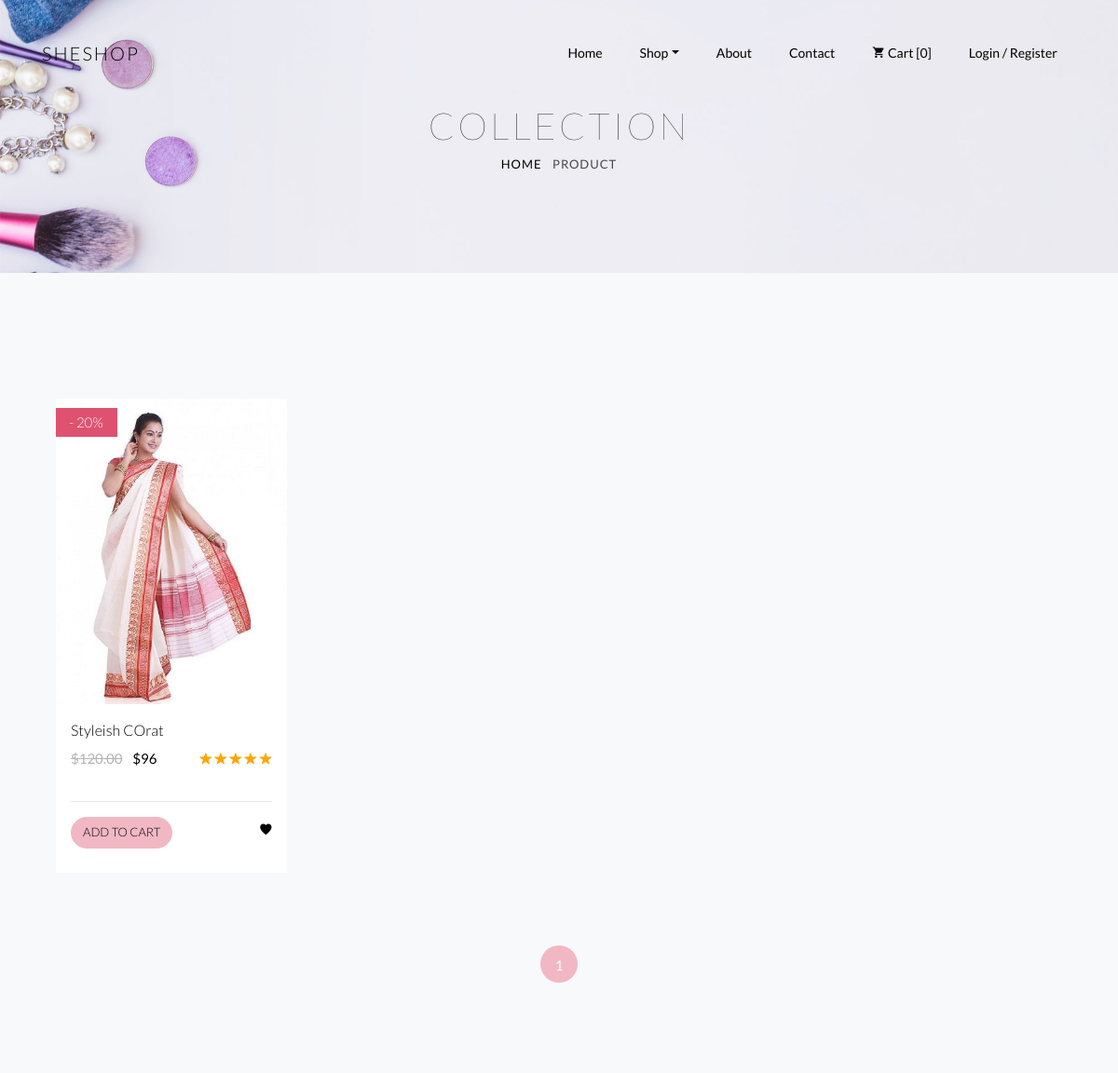
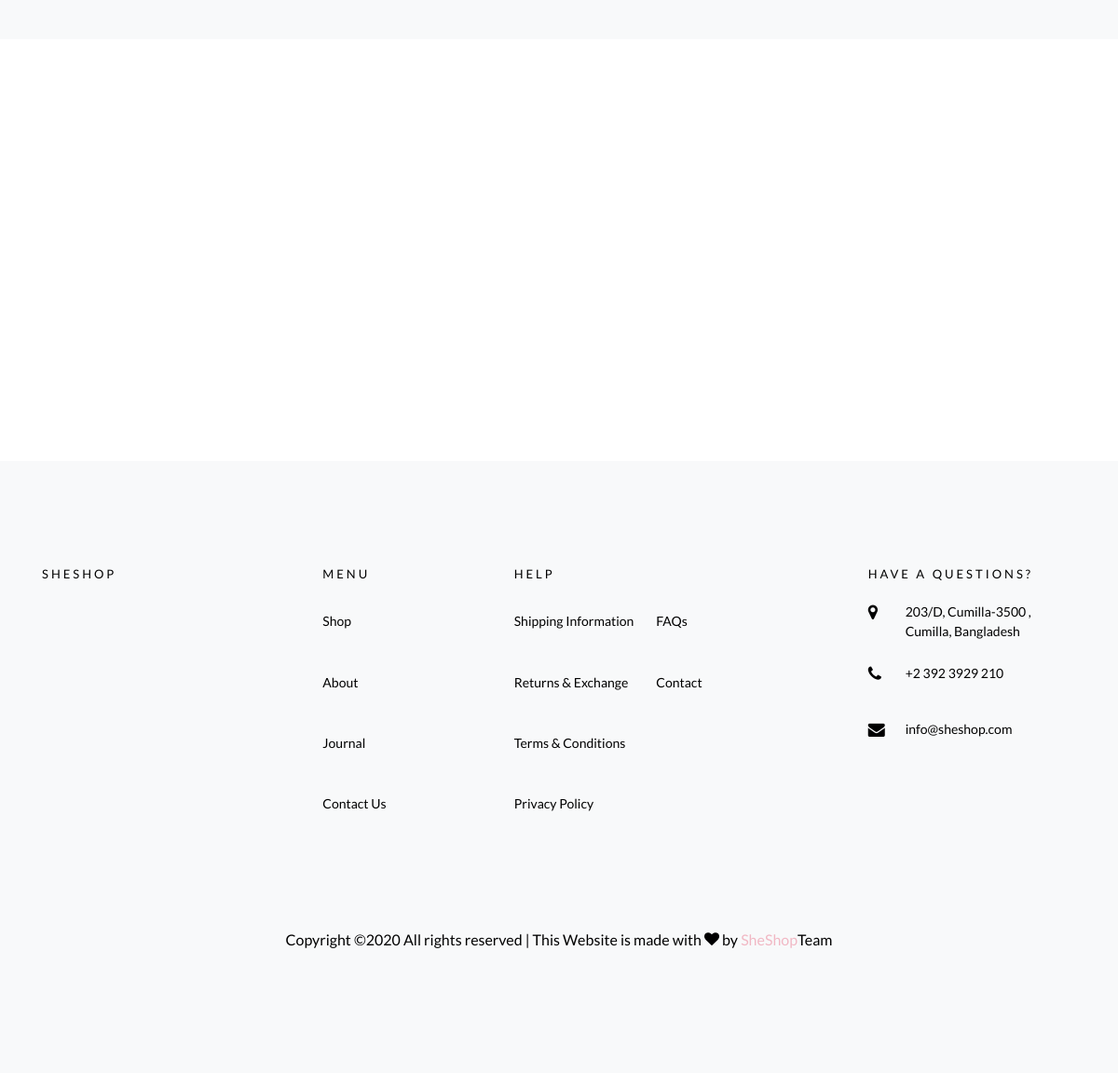
The app's page /shop/ with its own data (2 pictures, top to bottom).
### shop/models.py (models this page shows, shortened)
class Product(models.Model):
    Product_name = models.CharField(max_length=250)
    Product_Code = models.CharField(max_length=20, unique=True)
    category = models.ForeignKey(Category, on_delete=models.CASCADE)
    Product_slug = models.SlugField()
    Product_Description = models.TextField()
    UnitPrice = models.DecimalField(max_digits=5, decimal_places=2)
    StockOut = models.BooleanField(default=False)
    images = models.ImageField(upload_to='product/%Y/%m/%d/')
    available = models.BooleanField(default=False)
    discount = models.IntegerField()
    new_Arraivel = models.BooleanField(default=False)
    stars = models.IntegerField(default=4)
    Trending = models.BooleanField(default=False)
    Product_Update = models.DateField(default=timezone.now)
    class Meta:
        index_together = (('id', 'Product_slug'),)
    def get_absolute_url(self):
        return reverse('product_detail', args=[self.id, self.Product_slug, ])

### shop/views.py (the view)
# urls.py: path('shop/', views.Shop, name='shop'),
def Shop(request):
    product = Product.objects.all()
    paginator = Paginator(product, 10)
    page = request.GET.get('page')
    products = paginator.get_page(page)
    context = {
        'products': products
    }
    return render(request, "pages/shop.html", context)

### templates/pages/shop.html (shortened to what this page needs)
{% load static %}
{% include 'Headsfoots/header.html' %}
		<div class="hero-wrap hero-bread" style="background-image: url('{% static 'images/bg_6.jpg' %}');">
      <div class="container">
        <div class="row no-gutters slider-text align-items-center justify-content-center">
          <div class="col-md-9 ftco-animate text-center">
            <h1 class="mb-0 bread">Collection</h1>
            <p class="breadcrumbs"><span class="mr-2"><a href="{% url 'index' %}">Home</a></span> <span>Product</span></p>
          </div>
        </div>
      </div>
    </div>
		<section class="ftco-section bg-light">
    	<div class="container-fluid">
    		<div class="row">
            {% for x in products %}
    			<div class="col-sm col-md-6 col-lg-3 ftco-animate">
    				<div class="product">
                        <a href="{{ x.get_absolute_url }}" class="img-prod"><img class="img-fluid" src="{{ x.images.url }}" alt="Product Image">
    						{% if x.discount != 0 and  x.available == True and x.new_Arraivel == False %}
    						<span class="status" style="background-color: #de5270; color: white;">- {{ x.discount }}%</span>
    						{% elif x.available == True and x.new_Arraivel == True %}
                                <span class="status" style="background-color: #ff6b5b;color: #fff;">New Arrival</span>
                            {% else %}
                                <span class="status" style="background-color: #000; color: #fff;">Out of stock</span>
                            {% endif %}
    					</a>
    					<div class="text py-3 px-3">
    						<h3><a href="{{ x.get_absolute_url }}">{{ x.Product_name }}</a></h3>
    						<div class="d-flex">
    							<div class="pricing">
                                        {% if x.discount != 0 %}
                                            <p class="price"><span class="mr-2 price-dc">${{ x.UnitPrice }}</span>
                                                <span class="price-sale" id="price" ></span>
                                            </p>
                                            {% else %}
                                            <p class="price"><span class="mr-2 price">${{ x.UnitPrice }}</span></p>
                                        {% endif %}
		    					</div>
		    					<div class="rating">
	    							<p class="text-right">
                                    {% with ''|center:x.stars as range %}
	    								{% for i in range %}
	    								        <span class="ion-ios-star" style="color: orange;"></span>
                                        {% endfor %}
                                    {% endwith %}
	    							</p>
	    						</div>
	    					</div>
	    					<hr>
    						<p class="bottom-area d-flex">
    						<a href="#" data-name= {{ x.Product_name }} data-price={{ x.UnitPrice }}  class="add-to-cart btn btn-primary">Add to cart</a>
    							<a href="#" class="ml-auto"><span><i class="ion-ios-heart"></i></span></a>
    						</p>
    					</div>
    				</div>
    			</div>
   {% endfor %}
    				</div>
    			</div>
    		<div class="row mt-5">
          <div class="col text-center">
            <div class="block-27">
              <ul>
               <li class="active"><span class="current">
          {{ products.number }}
        </span></li>
              </ul>
            </div>
          </div>
        </div>
    </section>
		<section class="ftco-section-parallax">
      <div class="parallax-img d-flex align-items-center">
        <div class="container">
          <div class="row d-flex justify-content-center py-5">
          </div>
        </div>
      </div>
    </section>
{% include 'Headsfoots/footer.html' %}

### records on screen
Product: images (picture), discount "20", Product_name "Styleish COrat", UnitPrice "120.00", stars 5 (drawn)

### other values on screen
{{ products.number }} "1"
